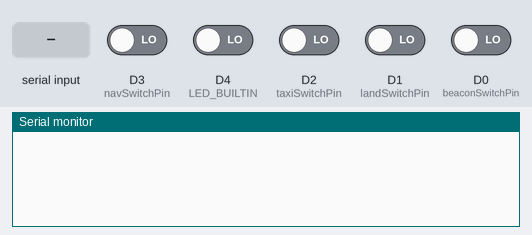
The sketch below on a simulated ESP8266 (NodeMCU). On the bench: the last lines printed to the serial monitor. Inputs (shaded band) come from the test bench; at power-on: D0 (beaconSwitchPin), D1 (landSwitchPin), D2 (taxiSwitchPin), D3 (navSwitchPin), D4 (LED_BUILTIN) LOW.

Above: at 1.2 s.
1.3 s: "ping\n" received over Serial
At 1.9 s:
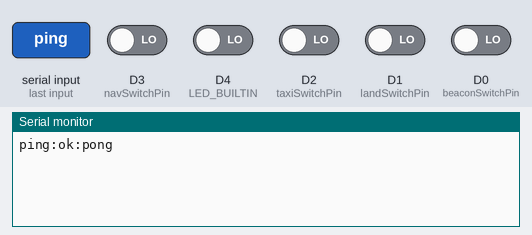
2.8 s: "fdx\n" received over Serial
At 3.7 s:
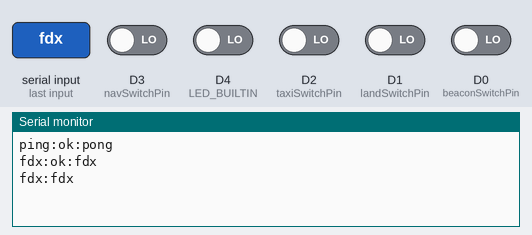
6.3 s: "end\n" received over Serial
At 7.1 s:
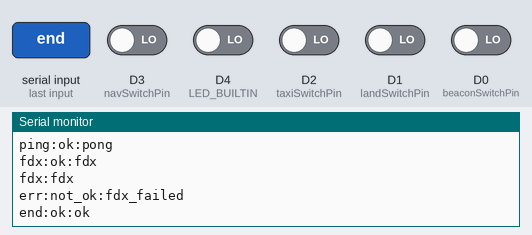
7.8 s: ":\n" received over Serial
At 9.3 s:
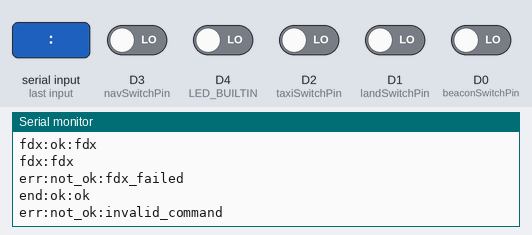

Measured:
- after the input at 1.3 s, the serial monitor: prints a new line at once (image 1)
- after the input at 2.8 s, the serial monitor: prints a new line at once (image 2)
- after the input at 6.3 s, the serial monitor: prints a new line at once (image 3)
- after the input at 7.8 s, the serial monitor: prints a new line at once (image 4)

The sketch:

lights.ino
```cpp
struct t_decodeCommand {
  String command;
  String value;
};

struct t_decodeResponse {
  String command;
  bool ok;
  String value;
};

struct t_switchStates {
  int beaconSwitchState = 0;
  int landSwitchState = 0;
  int taxiSwitchState = 0;
  int navSwitchState = 0;
  int strobeSwitchState = 0;
};

t_switchStates switchStates;

bool isConnected = false;

int beaconSwitchPin = D0;
int landSwitchPin = D1;
int taxiSwitchPin = D2;
int navSwitchPin = D3;
int strobeSwitchPin = D4;

void setup() {
  Serial.begin(115200);

  pinMode(LED_BUILTIN, OUTPUT);
  pinMode(D0, INPUT_PULLDOWN);
  pinMode(D1, INPUT_PULLDOWN);
  pinMode(D2, INPUT_PULLDOWN);
  pinMode(D3, INPUT_PULLDOWN);
  pinMode(D4, INPUT_PULLDOWN);

  switchStates.beaconSwitchState = digitalRead(D0);
  switchStates.landSwitchState = digitalRead(D1);
  switchStates.taxiSwitchState = digitalRead(D2);
  switchStates.navSwitchState = digitalRead(D3);
  switchStates.strobeSwitchState = digitalRead(D4);
}

void loop() {
  if (Serial.available() > 0) {
    String encodedCommand = Serial.readStringUntil('\n');
    t_decodeCommand decodedCommand = decodeCommand(encodedCommand);

    if (decodedCommand.command == "" || decodedCommand.value == "") {
      String encodedResponse = encodeResponse("err", false, "invalid_command");
      Serial.println(encodedResponse);
    }

    if (decodedCommand.command == "ping") {
      String encodedResponse = encodeResponse(decodedCommand.command, true, "pong");
      Serial.println(encodedResponse);
    }

    if (decodedCommand.command == "fdx") {
      String encodedResponse = encodeResponse(decodedCommand.command, true, decodedCommand.value);
      Serial.println(encodedResponse);

      delay(50);

      String encodedCommand = encodeCommand("fdx", decodedCommand.value);
      Serial.println(encodedCommand);

      Serial.setTimeout(2000);
      String clientEncodedResponse = Serial.readStringUntil('\n');
      t_decodeResponse decodedResponse = decodeResponse(clientEncodedResponse);

      if (!decodedResponse.ok || decodedResponse.command != "fdx" || decodedResponse.value != "bar") {
        String encodedError = encodeResponse("err", false, "fdx_failed");
        Serial.println(encodedError);
      }

      isConnected = true;
      digitalWrite(LED_BUILTIN, HIGH);
    }

    if (decodedCommand.command == "end") {
      digitalWrite(LED_BUILTIN, LOW);
      isConnected = false;

      String encodedResponse = encodeResponse(decodedCommand.command, true, "ok");
      Serial.println(encodedResponse);
    }

    if (decodedCommand.command == "led") {
      if (decodedCommand.value == "on") {
        digitalWrite(LED_BUILTIN, HIGH);
        String encodedResponse = encodeResponse(decodedCommand.command, true, "on");
        Serial.println(encodedResponse);
      }
      if (decodedCommand.value == "off") {
        digitalWrite(LED_BUILTIN, LOW);
        String encodedResponse = encodeResponse(decodedCommand.command, true, "off");
        Serial.println(encodedResponse);
      }
    }
  }

  if (!isConnected) {
    return;
  };

  handleSwitchState(beaconSwitchPin, switchStates.beaconSwitchState, "beacon_switch");
  handleSwitchState(landSwitchPin, switchStates.landSwitchState, "land_switch");
  handleSwitchState(taxiSwitchPin, switchStates.taxiSwitchState, "taxi_switch");
  handleSwitchState(navSwitchPin, switchStates.navSwitchState, "nav_switch");
  handleSwitchState(strobeSwitchPin, switchStates.strobeSwitchState, "strobe_switch");

  delay(50);
};

void handleSwitchState(int pin, int &switchState, String switchName) {
  int switchValue = digitalRead(pin);
  if (switchValue != switchState) {
    switchState = switchValue;
    String encodedCommand = encodeCommand(switchName, String(switchValue));
    Serial.println(encodedCommand);
  };
};

String encodeCommand(String command, String value) {
  return command + ":" + value;
};

t_decodeCommand decodeCommand(String encodedCommand) {
  t_decodeCommand decodedCommand;
  encodedCommand.trim();

  int ind0 = encodedCommand.indexOf(":");
  String command = encodedCommand.substring(0, ind0);
  command.trim();

  String value = encodedCommand.substring(ind0 + 1, encodedCommand.length());
  value.trim();

  decodedCommand.command = command;
  decodedCommand.value = value;

  return decodedCommand;
};

String encodeResponse(String command, bool ok, String value) {
  String encodedResponse = command + ":";
  if (ok) {
    encodedResponse += "ok";
  } else {
    encodedResponse += "not_ok";
  }
  encodedResponse += ":" + value;
  return encodedResponse;
};

t_decodeResponse decodeResponse(String encodedResponse) {
  t_decodeResponse decodedResponse;
  encodedResponse.trim();

  int ind0 = encodedResponse.indexOf(":");
  String command = encodedResponse.substring(0, ind0);
  command.trim();

  int ind1 = encodedResponse.indexOf(":", ind0 + 1);
  String status = encodedResponse.substring(ind0 + 1, ind1);
  ;
  status.trim();

  String value = encodedResponse.substring(ind1 + 1, encodedResponse.length());
  value.trim();

  decodedResponse.command = command;
  decodedResponse.value = value;

  if (status == "ok") {
    decodedResponse.ok = true;
  } else {
    decodedResponse.ok = false;
  }

  return decodedResponse;
};
```
